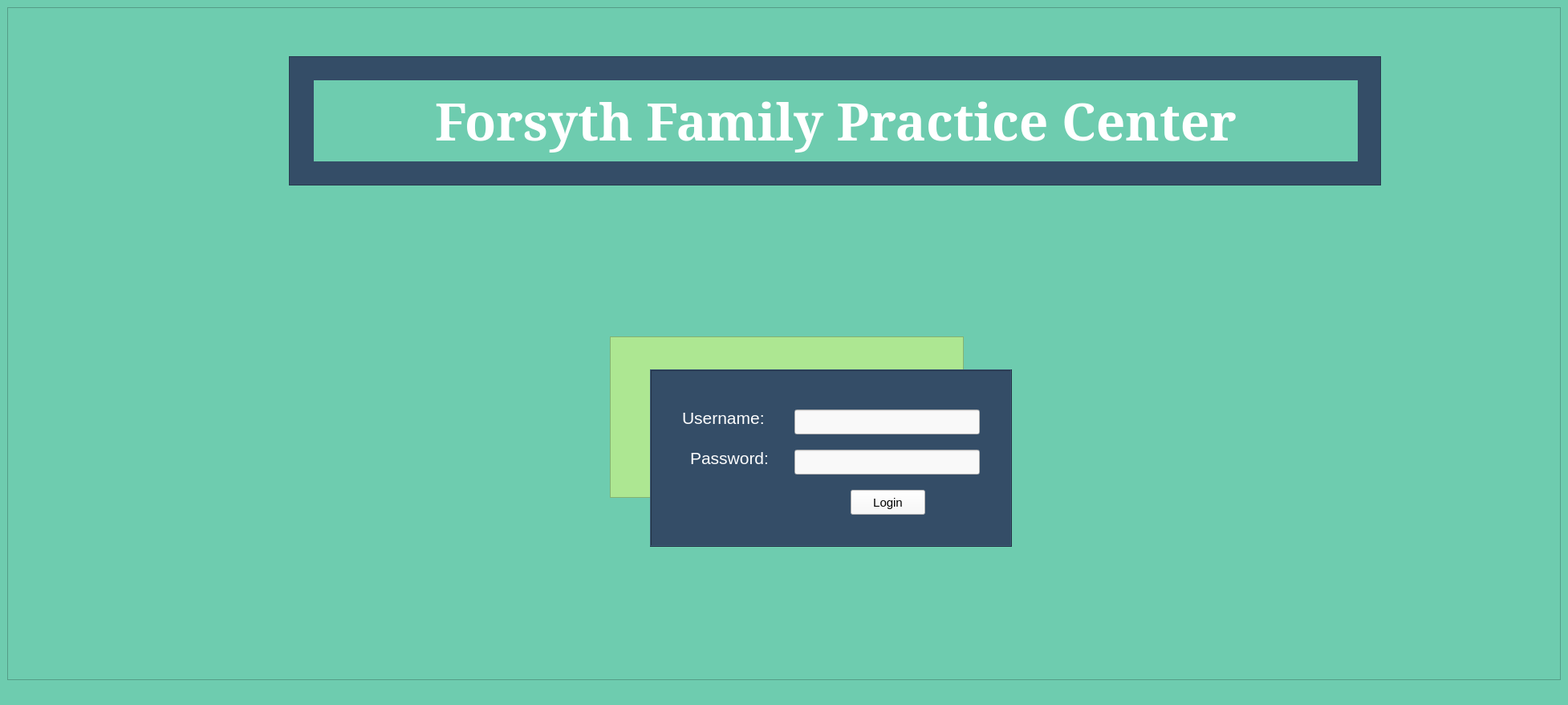
<?xml version="1.0" encoding="UTF-8"?>
<ui version="4.0">
 <class>loginWindow</class>
 <widget class="QMainWindow" name="loginWindow">
  <property name="geometry">
   <rect>
    <x>0</x>
    <y>0</y>
    <width>1954</width>
    <height>878</height>
   </rect>
  </property>
  <property name="windowTitle">
   <string>MainWindow</string>
  </property>
  <property name="styleSheet">
   <string notr="true">background-color: rgb(110, 204, 175);</string>
  </property>
  <widget class="QWidget" name="centralwidget">
   <layout class="QGridLayout" name="gridLayout">
    <item row="0" column="0">
     <widget class="QScrollArea" name="scrollArea">
      <property name="minimumSize">
       <size>
        <width>0</width>
        <height>0</height>
       </size>
      </property>
      <property name="widgetResizable">
       <bool>true</bool>
      </property>
      <widget class="QWidget" name="scrollAreaWidgetContents">
       <property name="geometry">
        <rect>
         <x>0</x>
         <y>0</y>
         <width>1934</width>
         <height>815</height>
        </rect>
       </property>
       <property name="minimumSize">
        <size>
         <width>1920</width>
         <height>815</height>
        </size>
       </property>
       <widget class="QFrame" name="login_style_frame_3">
        <property name="geometry">
         <rect>
          <x>350</x>
          <y>60</y>
          <width>1361</width>
          <height>161</height>
         </rect>
        </property>
        <property name="styleSheet">
         <string notr="true">background-color: rgb(52, 77, 103);</string>
        </property>
        <property name="frameShape">
         <enum>QFrame::StyledPanel</enum>
        </property>
        <property name="frameShadow">
         <enum>QFrame::Raised</enum>
        </property>
       </widget>
       <widget class="QLineEdit" name="Password_lineEdit">
        <property name="geometry">
         <rect>
          <x>980</x>
          <y>550</y>
          <width>231</width>
          <height>31</height>
         </rect>
        </property>
        <property name="styleSheet">
         <string notr="true">background-color: rgb(249, 249, 249);</string>
        </property>
        <property name="echoMode">
         <enum>QLineEdit::Password</enum>
        </property>
       </widget>
       <widget class="QLabel" name="username_label">
        <property name="geometry">
         <rect>
          <x>840</x>
          <y>490</y>
          <width>141</width>
          <height>41</height>
         </rect>
        </property>
        <property name="font">
         <font>
          <pointsize>16</pointsize>
         </font>
        </property>
        <property name="styleSheet">
         <string notr="true">background-color: rgb(52, 77, 103);</string>
        </property>
        <property name="text">
         <string>&lt;html&gt;&lt;head/&gt;&lt;body&gt;&lt;p&gt;&lt;span style=&quot; color:#ffffff;&quot;&gt;Username:&lt;/span&gt;&lt;/p&gt;&lt;/body&gt;&lt;/html&gt;</string>
        </property>
       </widget>
       <widget class="QFrame" name="login_style_frame_2">
        <property name="geometry">
         <rect>
          <x>750</x>
          <y>409</y>
          <width>441</width>
          <height>201</height>
         </rect>
        </property>
        <property name="styleSheet">
         <string notr="true">background-color: rgb(173, 231, 146);</string>
        </property>
        <property name="frameShape">
         <enum>QFrame::StyledPanel</enum>
        </property>
        <property name="frameShadow">
         <enum>QFrame::Raised</enum>
        </property>
       </widget>
       <widget class="QPushButton" name="login_pushButton">
        <property name="geometry">
         <rect>
          <x>1050</x>
          <y>600</y>
          <width>93</width>
          <height>31</height>
         </rect>
        </property>
        <property name="font">
         <font>
          <pointsize>11</pointsize>
         </font>
        </property>
        <property name="styleSheet">
         <string notr="true">background-color: rgb(249, 249, 249);</string>
        </property>
        <property name="text">
         <string>Login</string>
        </property>
       </widget>
       <widget class="QLineEdit" name="username_lineEdit">
        <property name="geometry">
         <rect>
          <x>980</x>
          <y>500</y>
          <width>231</width>
          <height>31</height>
         </rect>
        </property>
        <property name="styleSheet">
         <string notr="true">background-color: rgb(249, 249, 249);</string>
        </property>
       </widget>
       <widget class="QLabel" name="invalid_login_label">
        <property name="geometry">
         <rect>
          <x>800</x>
          <y>680</y>
          <width>331</width>
          <height>31</height>
         </rect>
        </property>
        <property name="font">
         <font>
          <pointsize>11</pointsize>
         </font>
        </property>
        <property name="text">
         <string>&lt;html&gt;&lt;head/&gt;&lt;body&gt;&lt;p&gt;&lt;br/&gt;&lt;/p&gt;&lt;/body&gt;&lt;/html&gt;</string>
        </property>
       </widget>
       <widget class="QLabel" name="logo_label">
        <property name="geometry">
         <rect>
          <x>381</x>
          <y>90</y>
          <width>1301</width>
          <height>101</height>
         </rect>
        </property>
        <property name="font">
         <font>
          <family>SimSun</family>
          <pointsize>48</pointsize>
         </font>
        </property>
        <property name="text">
         <string>&lt;html&gt;&lt;head/&gt;&lt;body&gt;&lt;p&gt;&lt;span style=&quot; font-weight:700; color:#ffffff;&quot;&gt;  Forsyth Family Practice Center&lt;/span&gt;&lt;/p&gt;&lt;/body&gt;&lt;/html&gt;</string>
        </property>
        <property name="alignment">
         <set>Qt::AlignCenter</set>
        </property>
       </widget>
       <widget class="QLabel" name="password_label">
        <property name="geometry">
         <rect>
          <x>850</x>
          <y>540</y>
          <width>141</width>
          <height>41</height>
         </rect>
        </property>
        <property name="font">
         <font>
          <pointsize>16</pointsize>
         </font>
        </property>
        <property name="styleSheet">
         <string notr="true">background-color: rgb(52, 77, 103);</string>
        </property>
        <property name="text">
         <string>&lt;html&gt;&lt;head/&gt;&lt;body&gt;&lt;p&gt;&lt;span style=&quot; color:#ffffff;&quot;&gt;Password:&lt;/span&gt;&lt;/p&gt;&lt;/body&gt;&lt;/html&gt;</string>
        </property>
       </widget>
       <widget class="QLabel" name="logo_image_label">
        <property name="geometry">
         <rect>
          <x>60</x>
          <y>0</y>
          <width>261</width>
          <height>281</height>
         </rect>
        </property>
        <property name="text">
         <string>&lt;html&gt;&lt;head/&gt;&lt;body&gt;&lt;p&gt;&lt;img src=&quot;:/Images/Images/steth.png&quot;/&gt;&lt;/p&gt;&lt;/body&gt;&lt;/html&gt;</string>
        </property>
       </widget>
       <widget class="QFrame" name="login_style_frame">
        <property name="geometry">
         <rect>
          <x>800</x>
          <y>450</y>
          <width>451</width>
          <height>221</height>
         </rect>
        </property>
        <property name="styleSheet">
         <string notr="true">background-color: rgb(52, 77, 103);</string>
        </property>
        <property name="frameShape">
         <enum>QFrame::Box</enum>
        </property>
        <property name="frameShadow">
         <enum>QFrame::Raised</enum>
        </property>
       </widget>
       <zorder>login_style_frame_2</zorder>
       <zorder>login_style_frame</zorder>
       <zorder>login_style_frame_3</zorder>
       <zorder>username_label</zorder>
       <zorder>login_pushButton</zorder>
       <zorder>username_lineEdit</zorder>
       <zorder>invalid_login_label</zorder>
       <zorder>logo_label</zorder>
       <zorder>password_label</zorder>
       <zorder>logo_image_label</zorder>
       <zorder>Password_lineEdit</zorder>
      </widget>
     </widget>
    </item>
   </layout>
  </widget>
  <widget class="QMenuBar" name="menubar">
   <property name="geometry">
    <rect>
     <x>0</x>
     <y>0</y>
     <width>1954</width>
     <height>21</height>
    </rect>
   </property>
  </widget>
  <widget class="QStatusBar" name="statusbar"/>
 </widget>
 <resources/>
 <connections/>
</ui>
